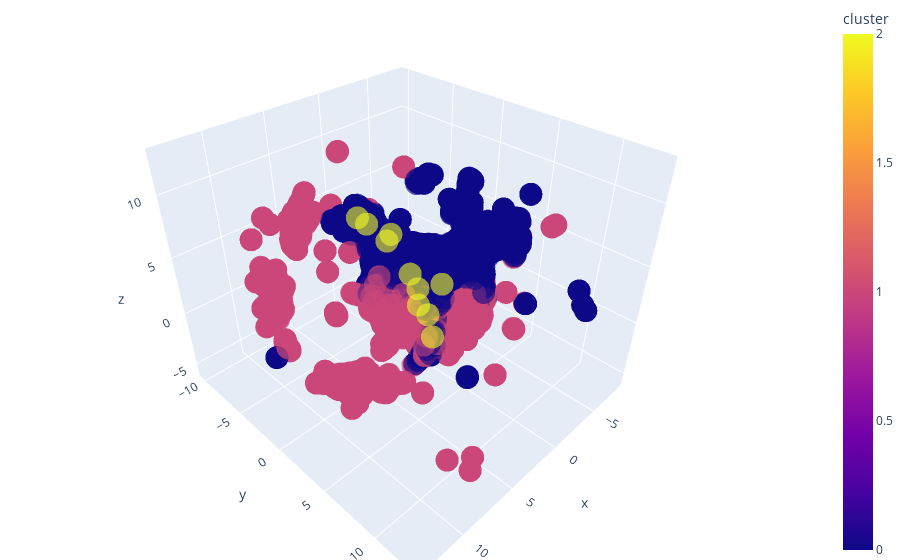

Notebook source saved alongside this figure:
### Code cell
# fig = px.scatter_3d(df, x='x', y='y', z='z',
#               color='cluster', size='cluster', size_max=18,
#               symbol='cluster', opacity=0.7)
fig = px.scatter_3d(df_end, x='x', y='y', z='z',
              color='cluster', opacity=0.6)

# tight layout
fig.update_layout(margin=dict(l=0, r=0, b=0, t=0))

### Figure 1 — Plotly figure (JSON) as saved in the notebook; plotly's stock layout.template omitted (floating-point values rounded to 4 significant figures; data arrays with more than 128 entries replaced by an {"elided": "..."} marker saying what was removed)
{"data": [{"hovertemplate": "x=%{x}<br>y=%{y}<br>z=%{z}<br>cluster=%{marker.color}<extra></extra>", "legendgroup": "", "marker": {"color": {"elided": "32970 int values"}, "coloraxis": "coloraxis", "opacity": 0.6, "symbol": "circle"}, "mode": "markers", "name": "", "scene": "scene", "showlegend": false, "type": "scatter3d", "x": {"elided": "32970 float values"}, "y": {"elided": "32970 float values"}, "z": {"elided": "32970 float values"}}], "layout": {"coloraxis": {"colorbar": {"title": {"text": "cluster"}}, "colorscale": [[0, "#0d0887"], [0.1111, "#46039f"], [0.2222, "#7201a8"], [0.3333, "#9c179e"], [0.4444, "#bd3786"], [0.5556, "#d8576b"], [0.6667, "#ed7953"], [0.7778, "#fb9f3a"], [0.8889, "#fdca26"], [1, "#f0f921"]]}, "legend": {"tracegroupgap": 0}, "margin": {"b": 0, "l": 0, "r": 0, "t": 0}, "scene": {"domain": {"x": [0, 1], "y": [0, 1]}, "xaxis": {"title": {"text": "x"}}, "yaxis": {"title": {"text": "y"}}, "zaxis": {"title": {"text": "z"}}}}}
